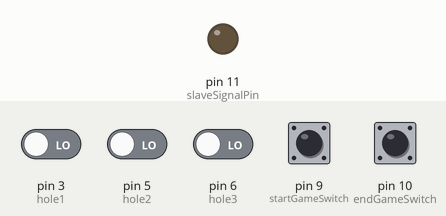
This sketch was run on a simulated Arduino Uno, built with avr-gcc and run on an emulated ATmega328P. Shown: output pins drawn as LEDs (lit = HIGH). Inputs (shaded band) come from the test bench; at power-on: pin 9 (startGameSwitch), pin 10 (endGameSwitch) HIGH, pin 3 (hole1), pin 5 (hole2), pin 6 (hole3) LOW. What the sketch prints to the serial monitor is not drawn.

Above: at 1.2 s.
1.3 s: pin 9 (startGameSwitch) pulled LOW for 0.15 s
At 1.6 s:
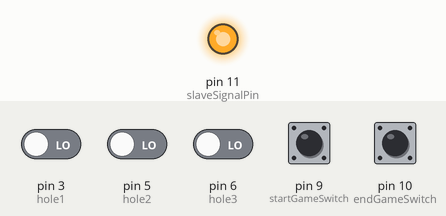
4.4 s: pin 10 (endGameSwitch) pulled LOW for 0.15 s
At 5.2 s:
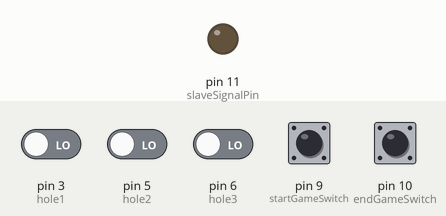
6.0 s: pin 9 (startGameSwitch) pulled LOW for 1 s
At 6.4 s:
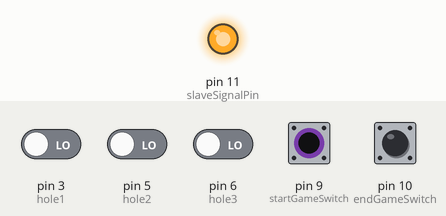
8.5 s: pin 10 (endGameSwitch) pulled LOW for 1 s
At 9.5 s:
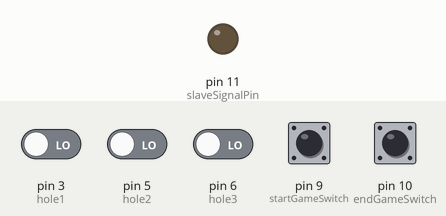
11.0 s: pin 9 (startGameSwitch) driven LOW and pin 10 (endGameSwitch) driven LOW
At 11.25 s:
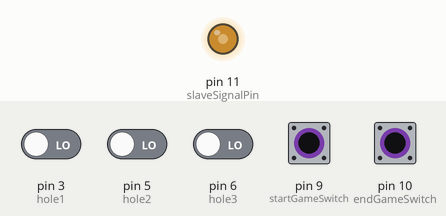
Timing chart, 0 to 61.5 s (numbered marks = the images above; inputs shaded):
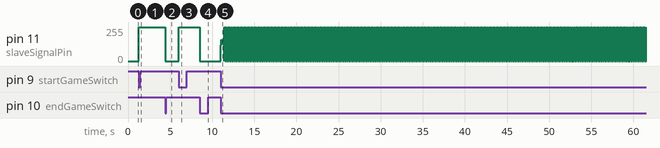

Measured:
- after the input at 1.3 s, pin 11 (slaveSignalPin): 0/255 → 255/255 at once
- after the input at 4.4 s, pin 11 (slaveSignalPin): 255/255 → 0/255 at once
- after the input at 6.0 s, pin 11 (slaveSignalPin): 0/255 → 255/255 at once
- after the input at 8.5 s, pin 11 (slaveSignalPin): 255/255 → 0/255 at once

The sketch:

pinball.ino
```cpp
//Pin hole tests
const int hole1 = 3;
const int hole2 = 5;
const int hole3 = 6;

const int startGameSwitch = 9;
const int endGameSwitch = 10;
const int slaveSignalPin = 11; //will be used to output a signal to a slave board controlling the lights

int stateOfPin1 = 0;
int prevState1  = 0;

int stateOfPin2 = 0;
int prevState2  = 0;

int stateOfPin3 = 0;
int prevState3  = 0;

boolean isRunning = false;


const int LED1 = 7;

int score = 0;

void setup() {
  // put your setup code here, to run once:
  pinMode(hole1,INPUT);
  pinMode(hole2,INPUT);
  pinMode(hole3,INPUT);
  pinMode(startGameSwitch,INPUT_PULLUP);
  pinMode(endGameSwitch,INPUT_PULLUP);
  pinMode(slaveSignalPin,OUTPUT);
  Serial.begin(9600);
}

void loop() {
  // put your main code here, to run repeatedly:

  if (digitalRead(startGameSwitch) == 0) {
    isRunning = true;
    digitalWrite(slaveSignalPin, 1); //sends a signal to the slave board to start the lights
    Serial.println("Game started");
  }

  if (digitalRead(endGameSwitch) == 0) {
    isRunning = false;
    digitalWrite(slaveSignalPin, 0);
    Serial.println("Game over");
  }

  if (isRunning) {
    stateOfPin1 = digitalRead(hole1);
    stateOfPin2 = digitalRead(hole2);
    stateOfPin3 = digitalRead(hole3);
    if(stateOfPin1 != prevState1 || stateOfPin2 != prevState2 || stateOfPin3 != prevState3){
      if(stateOfPin1 == HIGH || stateOfPin2 == HIGH || stateOfPin3 == HIGH){
        score++;
        Serial.println("ITS ON");
        Serial.print("SCORE: ");
        Serial.println(score);
      }
      else{
        Serial.println("OFF");
      }
      //delay(500);
      prevState1 = stateOfPin1;
      prevState2 = stateOfPin2;
      prevState3 = stateOfPin3;
    }
  }
}

void startLED(){

}

void startGame(){

}

void endGame(){

}
```
